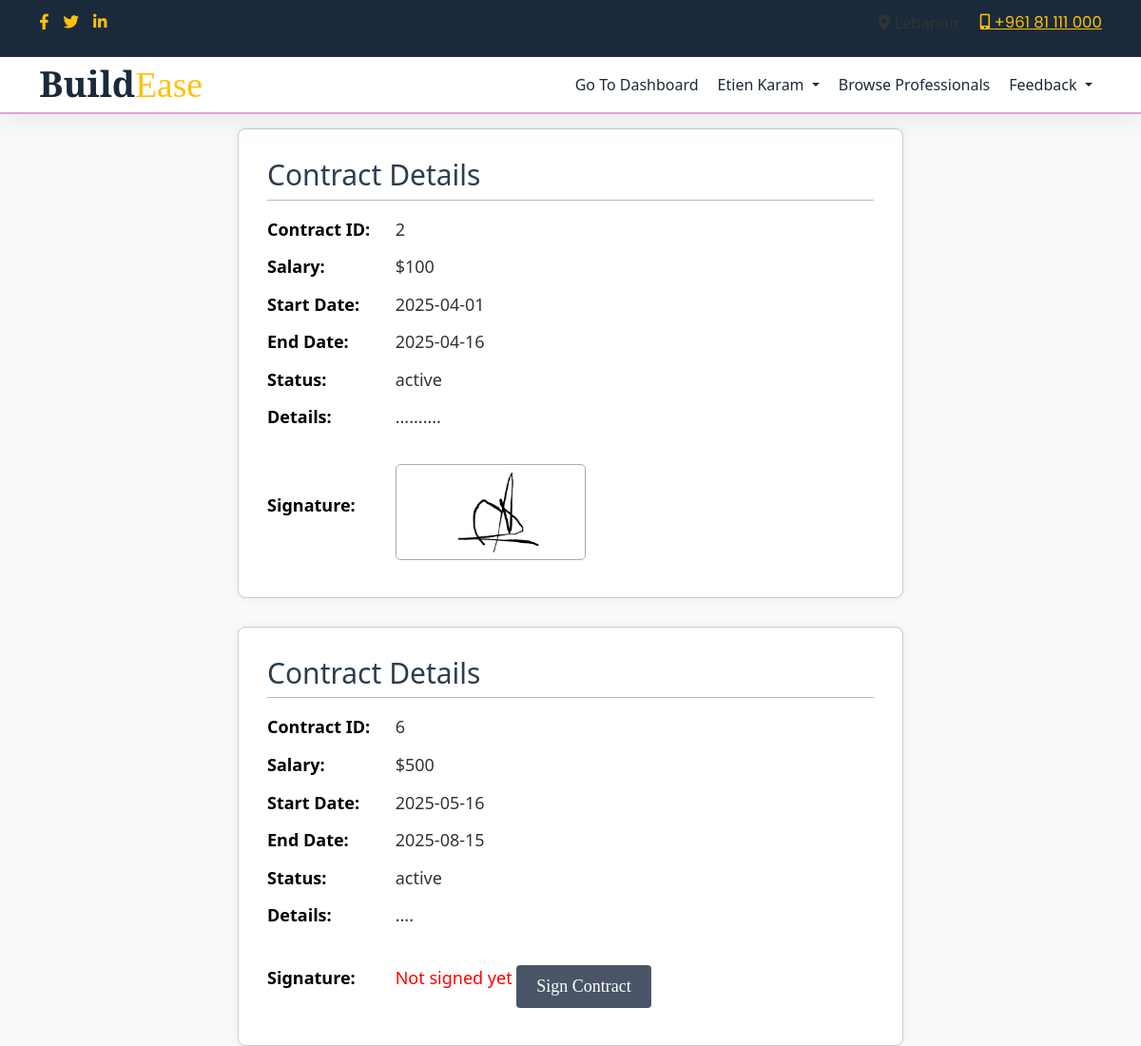
/contractDetails.php (signed in), run on the app's committed database.
### tables this page shows
CREATE TABLE `contract` (
  `contractID` int(11) NOT NULL,
  `startDate` date NOT NULL,
  `endDate` date NOT NULL,
  `salary` double NOT NULL,
  `status` varchar(20) NOT NULL,
  `details` varchar(800) NOT NULL,
  `contractorID` int(11) NOT NULL,
  `signature` varchar(2000) DEFAULT NULL
);

### contractDetails.php (the view, shortened to what this page needs)
<?php
include 'conx.php';
$contractorId = $_SESSION['contractor_identity']['id'];
$sql1 = "
    SELECT contract.*
    FROM contract
    INNER JOIN contractor
        ON contract.contractorID = contractor.id
    WHERE contractor.id = ?
      AND contractor.status = 'accepted'
";
$stmt1 = $conn->prepare($sql1);
$stmt1->bind_param("i", $contractorId);
$stmt1->execute();
$res1 = $stmt1->get_result();
?>
<!doctype html>
<html lang="en">
  <head>
    <link rel="stylesheet" href="css/bootstrap.min.css">
    <link rel="stylesheet" href="css/custom.css">
    <link rel="stylesheet" href="https://pro.fontawesome.com/releases/v5.10.0/css/all.css"/>
    <link href="https://cdn.jsdelivr.net/npm/bootstrap@5.3.2/dist/css/bootstrap.min.css" rel="stylesheet">
  </head>
<body>
    <div class="header-top">
        <div class="container">
            <div class="row align-items-center">
                <div class="col-md-6">
                    <div class="d-flex gap-3">
                        <a href="#"><i class="fab fa-facebook-f"></i></a>
                        <a href="#"><i class="fab fa-twitter"></i></a>
                        <a href="#"><i class="fab fa-linkedin-in"></i></a>
                    </div>
                </div>
                <div class="col-md-6 text-end">
                    <div class="d-flex gap-4 justify-content-end">
                        <span><i class="fas fa-map-marker-alt"></i> Lebanon</span>
                        <a href="#"><i class="fas fa-mobile-alt"></i> +961 81 111 000</a>
                    </div>
                </div>
            </div>
        </div>
    </div>
    <nav class="navbar navbar-expand-lg main-navbar">
        <div class="container">
            <a class="navbar-brand" href="index.php">
                <span class="logo">Build<span>Ease</span></span>
            </a>
            <div class="collapse navbar-collapse" id="mainNav">
                <ul class="navbar-nav ms-auto">
                    <li class="nav-item">
                        <a class="nav-link" href="contractorPage.php">Go to dashboard</a>
                    </li>
                    <li class="nav-item dropdown">
                        <a class="nav-link dropdown-toggle" href="#" role="button" data-bs-toggle="dropdown">
                            <?php echo htmlspecialchars($_SESSION['contractor_identity']['fullName'] ?? 'Profile'); ?>
                        </a>
                    </li>
<li class="nav-item active"><a class="nav-link" href="CbrowseProfessionals.php">Browse professionals</a></li>
 <li class="nav-item dropdown">
          <a class="nav-link dropdown-toggle" href="#" id="feedbackDropdown" role="button" data-bs-toggle="dropdown" aria-expanded="false">
            Feedback
          </a>
        </li>
            </div>
        </div>
    </nav>
<?php if ($res1->num_rows > 0): ?>
    <?php while ($contract = $res1->fetch_assoc()): ?>
        <div class="contract-container">
            <h2>Contract Details</h2>
            <p><strong>Contract ID:</strong> <?php echo htmlspecialchars($contract['contractID']); ?></p>
            <p><strong>Salary:</strong> $<?php echo htmlspecialchars($contract['salary']); ?></p>
            <p><strong>Start Date:</strong> <?php echo htmlspecialchars($contract['startDate']); ?></p>
            <p><strong>End Date:</strong> <?php echo htmlspecialchars($contract['endDate']); ?></p>
            <p><strong>Status:</strong> <?php echo htmlspecialchars($contract['status']); ?></p>
            <p><strong>Details:</strong> <?php echo nl2br(htmlspecialchars($contract['details'])); ?></p>
            <div class="signature">
            <p><strong>Signature:</strong>
            <?php if (!empty($contract['signature'])): ?>
                <img src="<?php echo htmlspecialchars($contract['signature']); ?>" alt="Contract Signature" width="200">
            <?php else: ?>
                <span style="color: red;">Not signed yet</span>
                <button class="btn btn-warning sign-btn" data-contractid="<?php echo $contract['contractID']; ?>">Sign Contract</button></p>
            <?php endif; ?>
        </div>
        </div>
    <?php endwhile; ?>
<?php endif; ?>

### css/custom.css (style rules this page uses)
body, html { color: #6f6f6f; font-size: 15px; line-height: 1.6; font-family: 'Poppins', sans-serif; width: 100% !important; height: 100% !important; scroll-behavior:smooth!important; }
h1, h2, h3, h4, h5, h6 { line-height: 1.3; font-weight:700; color: #1f1c0c; }
.h1, .h2, .h3, .h4, .h5, .h6, h1, h2, h3, h4, h5, h6 { font-weight: 700; }
h2, .h2 { font-size: 30px; }
@media (min-width: 1200px) { .container { max-width: 1170px; } }
p { font-size: 15px; margin-bottom: 15px; line-height: 1.8; }
a, a:hover, a:focus { -webkit-transition-duration: 500ms; transition-duration: 500ms; text-decoration: none; color: #ff532e; outline: 0 solid transparent; }
ul, ol { padding: 0; margin:0px; list-style: none; webkit-padding: 0; moz-padding: 0; }
a, button { color: inherit; outline: medium none; }
.navbar-nav .nav-item { position:relative; }
.navbar-brand { font-weight: 900; font-size:30px; color: #fff; padding:0px; }
.navbar-nav .nav-item .nav-link { font-size: 16px; color: #fff; background: none !important; padding: 28px 15px; font-weight: normal; text-transform:capitalize; display:block; font-weight:400; position: relative; text-decoration: none; transition:0.4s ease; }
.navbar-nav .nav-item.active .nav-link { color: #fff; font-weight: 500; }
.btn { font-size: 15px; font-weight: 600; padding: 8px 22px; border-radius: 0px; }
@media only screen and (min-width:1200px) { .navbar-nav .nav-item .nav-link { padding: 9px 10px!important; } }
.navbar-nav .nav-item.active:after { background-color: #fff; width: 75%!important; }
.navbar-nav .nav-item:hover:after, .nav-item.active:after { width: 75%; }
.navbar-nav .nav-item:last-child:after { display:none; }

### contractDetails.php (style rules this page uses)
body { font-family: Georgia, 'Times New Roman', serif; background-color: #fefefe; color: #333; margin: 0; padding: 2rem; display: flex; justify-content: center; flex-wrap: wrap; }
.contract-container { background-color: #fff; border: 1px solid #ccc; padding: 2rem; border-radius: 8px; max-width: 700px; width: 100%; margin: 1rem; box-shadow: 0 0 10px rgba(0, 0, 0, 0.06); }
.contract-container h2 { font-size: 1.6rem; margin-top: 0; margin-bottom: 1rem; border-bottom: 1px solid #bbb; padding-bottom: 0.5rem; color: #2c3e50; }
.contract-container p { font-size: 1rem; line-height: 1.7; margin: 0.6rem 0; }
.contract-container p strong { display: inline-block; width: 130px; font-weight: 600; color: #000; }
.signature { margin-top: 1.5rem; }
.signature img { border: 1px solid #aaa; border-radius: 5px; margin-top: 0.75rem; max-width: 100%; height: auto; }
button.sign-btn { background-color: #4a5568; color: #fff; border: none; padding: 0.6rem 1.4rem; border-radius: 4px; font-size: 1rem; margin-top: 1rem; cursor: pointer; font-family: 'Georgia', serif; transition: background-color 0.3s ease; }
:root { --primary: #1A2A3A; --secondary: #f8f9fa; --yellow-main: #FFC107; --header-height: 120px; --sidebar-width: 250px; }
body { font-family: 'Segoe UI', Tahoma, Geneva, Verdana, sans-serif; background-color: var(--secondary); padding-top: var(--header-height); margin: 0; }
.header-top { background: var(--primary); padding: 12px 0; border-bottom: 1px solid rgba(212, 175, 55, 0.1); position: fixed; top: 0; left: 0; right: 0; z-index: 1030; height: 60px; }
.header-top a { color: var(--yellow-main); font-family: 'Poppins', sans-serif; transition: color 0.3s ease; }
.main-navbar { background: #fff; box-shadow: 0 4px 30px rgba(0, 0, 0, 0.08); border-bottom: 2px solid plum; position: fixed; top: 60px; left: 0; right: 0; z-index: 1020; height: 60px; }
.navbar-brand .logo { font-family: 'Playfair Display', serif; font-size: 2rem; font-weight: 700; color: var(--primary); }
.logo span { color: var(--yellow-main); font-weight: 400; }
.nav-link { color: var(--primary) !important; font-weight: 500; padding: 0.5rem 1.5rem !important; transition: all 0.3s ease; }
.contract-container h2 { font-size: 2rem; }
.contract-container p { font-size: 1.2rem; }
.contract-container p strong { font-size: 1.2rem; }
button.sign-btn { font-size: 1.2rem; }
.navbar-brand .logo { font-size: 2.5rem; }
.nav-link { font-size: 1.2rem; }
body { font-size: 1.1rem; }

### data on the page
contract: contractID "2", salary "100", startDate "2025-04-01", endDate "2025-04-16", status "active", details "..........", signature (picture)
contract: contractID "6", salary "500", startDate "2025-05-16", endDate "2025-08-15", status "active", details "...."

### other printed values
$_SESSION['contractor_identity']['fullName'] "Etien Karam"
